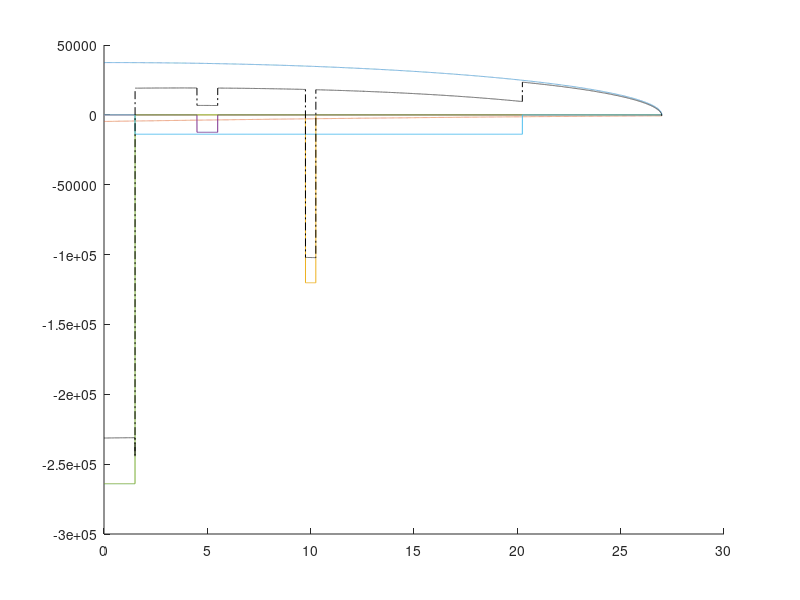

Write MATLAB code to recreate this figure. (Note: this script raises an error after producing the figure.)
clear
clc
close all

load('ConceptualDesign.mat', 'W0', 'spanWing', 'cRootWing', 'cTipWing', 'components', 'taperWing', 'Thrustline_position')

% Discretising wing into sections
numSections = 1e4;
wing.chord = linspace(cTipWing, cRootWing, numSections);
wing.span = linspace(spanWing/2, 0, numSections);

Nz = 1.5*2.5; % ULTIMATE LOAD FACTOR
Nz = 1;
% Wing Lift (assuming no tail lift)
wing.lift = Nz*4*W0/(pi*spanWing)*sqrt(1 - (2*wing.span/spanWing).^2);

% Wing Self-weight (assumed quadratic variation)
wing.selfWeight =  Nz*6*0.5*components(1).weight/(spanWing*(taperWing^2 + taperWing + 1))*(wing.chord/cRootWing).^2;

% Wing Fuel Weight (currently assuming uniform from y=1.5m to 75% span)
fuseWingWidth = 1.5; %m
wing.fuelWeight = zeros(1, numSections);
[M1,I1] = min(abs(wing.span - 0.75*0.5*spanWing));
[M2,I2] = min(abs(wing.span - fuseWingWidth));
wing.fuelWeight(I1:I2) = Nz*0.5*components(25).weight/(wing.span(I1) - wing.span(I2));

% Wing Engine Weight
enginePylonWidth = 0.5; %m
wing.engineWeight = zeros(1, numSections);
[M1,I1] = min(abs(wing.span - Thrustline_position(2) - 0.5*enginePylonWidth));
[M2,I2] = min(abs(wing.span - Thrustline_position(2) + 0.5*enginePylonWidth));
wing.engineWeight(I1:I2) = Nz*0.5*components(7).weight/(wing.span(I1) - wing.span(I2));

% Wing Undercarriage Weight (currently assuming u/c @ y=5m)
ucSupportWidth = 1; %m
wing.ucWeight = zeros(1, numSections);
[M1,I1] = min(abs(wing.span - 5 - 0.5*ucSupportWidth));
[M2,I2] = min(abs(wing.span - 5 + 0.5*ucSupportWidth));
wing.ucWeight(I1:I2) = Nz*0.5*components(5).weight/(wing.span(I1) - wing.span(I2));

% Remaining Aircraft Weight (currently assuming between y=0m and y=1.5m)
wing.fuseWeight = zeros(1, numSections);
[M1,I1] = min(abs(wing.span - fuseWingWidth));
I2 = numSections;
wing.fuseWeight(I1:I2) = Nz*0.5*(W0 - components(1).weight - components(7).weight - components(5).weight -...
    components(25).weight)/(wing.span(I1) - wing.span(I2));

% Overall Wing Loading
wing.loading = wing.lift - wing.selfWeight - wing.engineWeight - wing.ucWeight...
    - wing.fuelWeight - wing.fuseWeight;

% Calculating shear force and bending moment distributions
for i = 2:numSections
    wing.shearForce(i) = trapz(wing.span(1:i), wing.loading(1:i));
    wing.bendingMoment(i) = trapz(wing.span(1:i), wing.shearForce(1:i));
end

% Saving Workspace
save('WingDistributions.mat', 'wing')

% Plotting Results
fig1 = figure(1);
hold on
plot(wing.span, wing.lift, '--')
plot(wing.span, -wing.selfWeight, '--')
plot(wing.span, -wing.engineWeight, '-')
plot(wing.span, -wing.ucWeight, '-')
plot(wing.span, -wing.fuseWeight, '-')
plot(wing.span, -wing.fuelWeight, '-')
plot(wing.span, wing.loading, 'k-.')
legend('Lift', 'Self-weight', 'Engine Weight', 'Undercarriage Weight', 'Aircraft Weight',...
    'Fuel Weight', 'Overall Loading Distribution', 'Location', ' Southeast')
ylabel('Loading Distribution (N/m)')
xlabel('Wing Spanwise Coordinate y (m)')
title('Wing Vertical Loading Distribution')
grid minor
fig1.Units = 'normalized';
fig1.Position = [0 0.3 1/3 0.5];


fig2 = figure(2);
hold on
plot(wing.span, -wing.shearForce)
ylabel('Shear Force (N)')
xlabel('Wing Spanwise Coordinate y (m)')
title('Wing Vertical Shear Force Distribution')
grid minor
fig2.Units = 'normalized';
fig2.Position = [1/3 0.3 1/3 0.5];

fig3 = figure(3);
hold on
plot(wing.span, wing.bendingMoment)
ylabel('Bending Moment (Nm)')
xlabel('Wing Spanwise Coordinate y (m)')
title('Wing Bending Moment Distribution')
grid minor
fig3.Units = 'normalized';
fig3.Position = [2/3 0.3 1/3 0.5];
